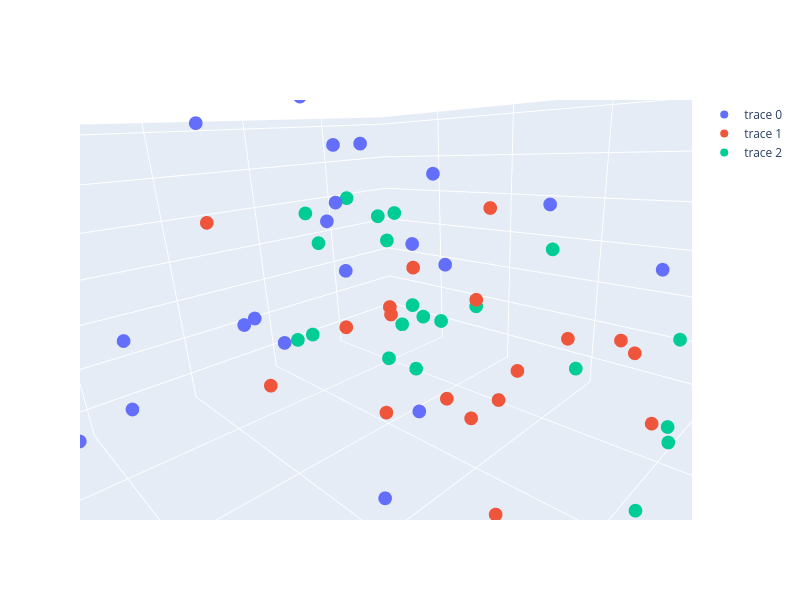

The notebook cell saved with this chart:
### Markdown cell above
# 4.Multi -Scatter 3D plot

### Code cell
#Use : find the correlation
np.random.seed(42)

# Cluster-1 data : A
x1=np.random.randint(5,20,30)  # Number of chocolates
y1=np.random.randint(0,25,30)  # Number of replies
z1=np.random.randint(5,30,30)  # Number of Gifts

# Cluster-2 data : B
x2=np.random.randint(10,20,30)  # Number of chocolates
y2=np.random.randint(0,25,30)  # Number of replies
z2=np.random.randint(15,30,30)  # Number of Gifts

# Cluster-3 data : C
x3=np.random.randint(10,20,30)  # Number of chocolates
y3=np.random.randint(0,25,30)  # Number of replies
z3=np.random.randint(20,30,30)  # Number of Gifts

fig= go.Figure()
fig.add_trace(go.Scatter3d( x = x1, y =  y1, z = z1, mode= "markers"))
fig.add_trace(go.Scatter3d( x = x2, y =  y2, z = z2, mode= "markers"))
fig.add_trace(go.Scatter3d( x = x3, y =  y3, z = z3, mode= "markers"))

fig.update_layout(
    width=800,
    height=600,
    scene= dict(
        xaxis_title ="Number of chocolates",
        yaxis_title = "Number of replies" ,
        zaxis_title =  "Number of Gifts"
    )
)
fig.show()

### Figure 1 — Plotly figure (JSON) as saved in the notebook; plotly's stock layout.template omitted (floating-point values rounded to 4 significant figures)
{"data": [{"mode": "markers", "type": "scatter3d", "x": [11, 8, 17, 19, 15, 12, 17, 9, 11, 14, 7, 11, 15, 15, 12, 9, 8, 12, 12, 7, 10, 9, 6, 12, 16, 18, 10, 6, 16, 9], "y": [0, 11, 21, 11, 24, 16, 9, 15, 14, 14, 18, 11, 22, 19, 24, 2, 4, 18, 6, 20, 8, 6, 17, 3, 24, 13, 17, 8, 20, 1], "z": [24, 19, 11, 16, 12, 19, 7, 18, 21, 8, 22, 12, 8, 6, 10, 26, 14, 8, 26, 22, 16, 6, 14, 8, 18, 20, 19, 12, 18, 27]}, {"mode": "markers", "type": "scatter3d", "x": [18, 17, 14, 11, 14, 17, 19, 18, 18, 10, 18, 16, 18, 17, 10, 17, 17, 12, 10, 17, 12, 12, 10, 14, 19, 16, 19, 18, 16, 18], "y": [7, 11, 1, 0, 15, 22, 22, 23, 4, 2, 11, 7, 21, 2, 0, 2, 4, 14, 13, 2, 0, 4, 22, 13, 6, 8, 14, 14, 9, 12], "z": [17, 29, 21, 15, 18, 27, 18, 28, 19, 21, 21, 27, 29, 25, 27, 18, 27, 21, 25, 17, 20, 26, 16, 24, 27, 28, 23, 19, 20, 26]}, {"mode": "markers", "type": "scatter3d", "x": [13, 19, 16, 18, 16, 10, 10, 18, 18, 13, 18, 12, 16, 15, 17, 18, 14, 10, 12, 19, 17, 15, 17, 18, 13, 10, 10, 19, 13, 16], "y": [1, 2, 16, 4, 16, 23, 16, 16, 1, 1, 21, 22, 4, 0, 0, 18, 1, 20, 11, 5, 22, 3, 22, 10, 23, 16, 5, 23, 4, 19], "z": [21, 25, 25, 20, 28, 25, 22, 23, 23, 22, 29, 22, 22, 23, 26, 23, 28, 20, 27, 26, 21, 27, 20, 28, 28, 21, 26, 29, 22, 26]}], "layout": {"height": 600, "scene": {"aspectmode": "auto", "aspectratio": {"x": 0.674, "y": 1.244, "z": 1.192}, "camera": {"center": {"x": 0, "y": 0, "z": 0}, "eye": {"x": -0.2785, "y": -0.6028, "z": -0.5526}, "projection": {"type": "perspective"}, "up": {"x": -0.004289, "y": 0.7241, "z": 0.6897}}, "xaxis": {"title": {"text": "Number of chocolates"}, "type": "linear"}, "yaxis": {"title": {"text": "Number of replies"}, "type": "linear"}, "zaxis": {"title": {"text": "Number of Gifts"}, "type": "linear"}}, "width": 800}}
